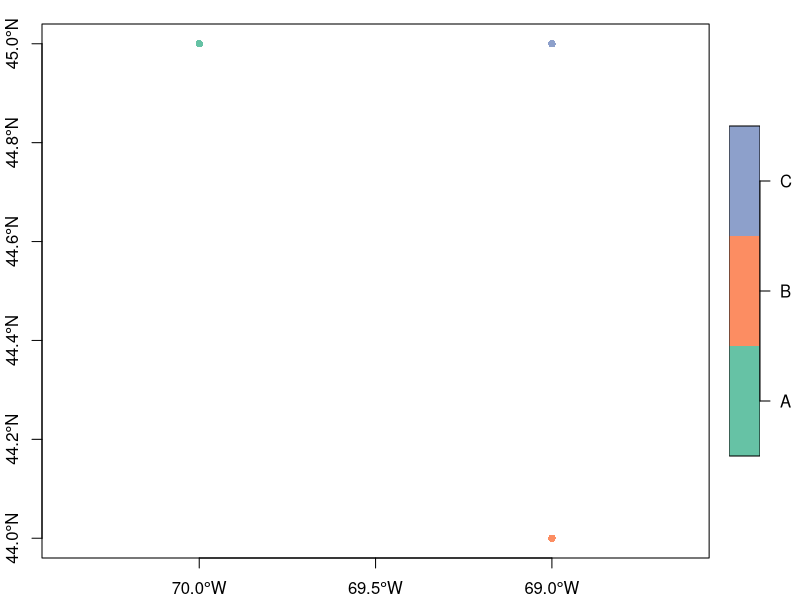
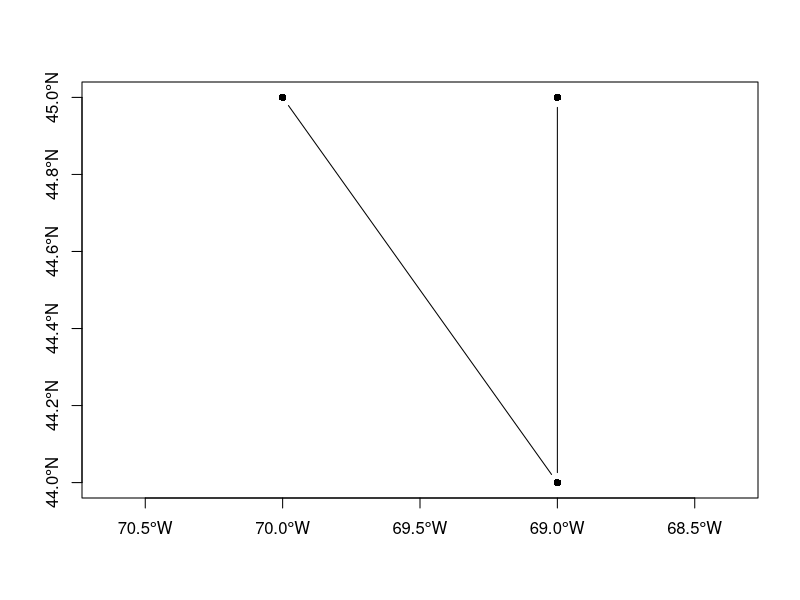
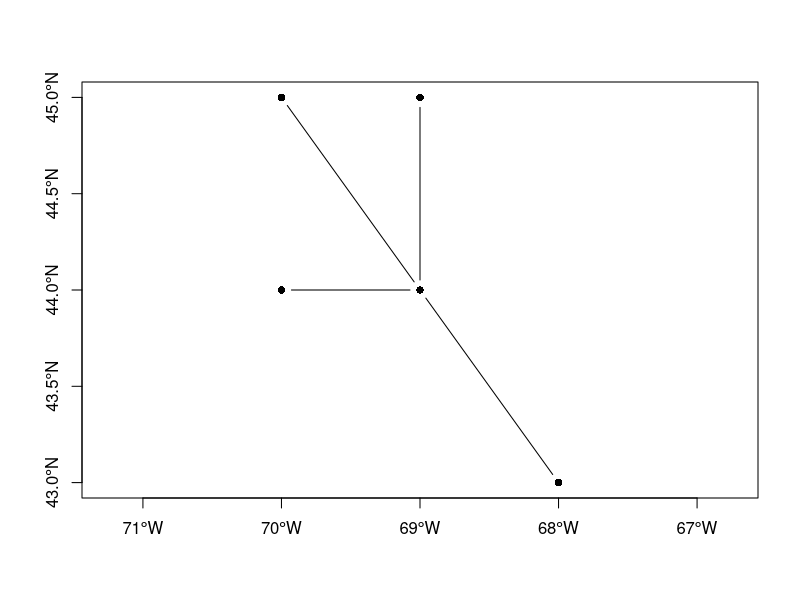
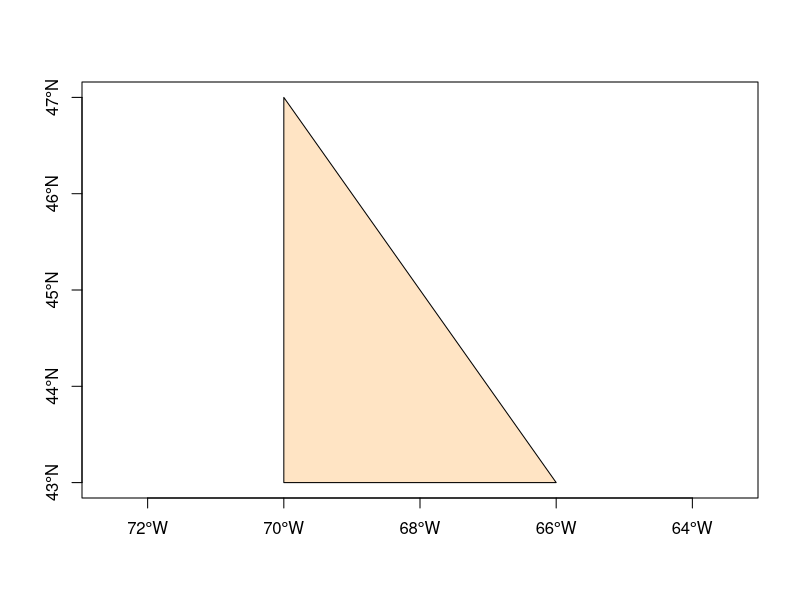
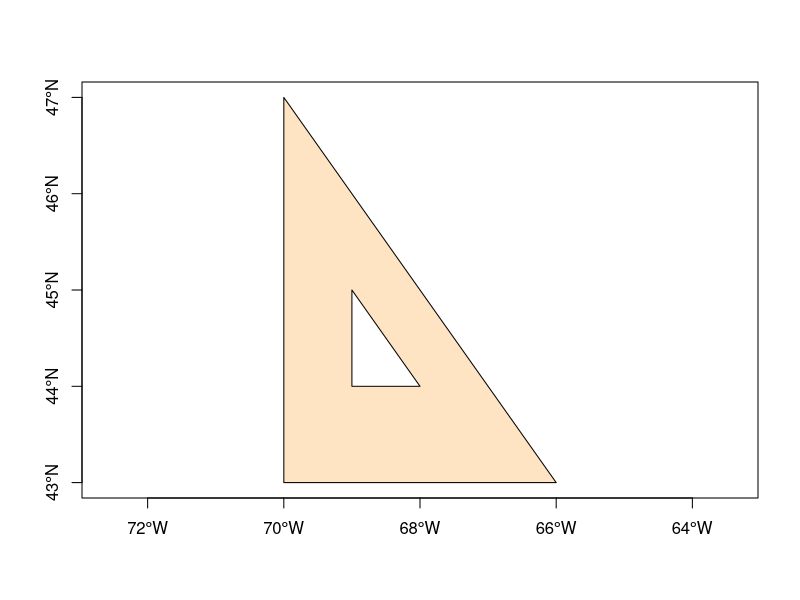
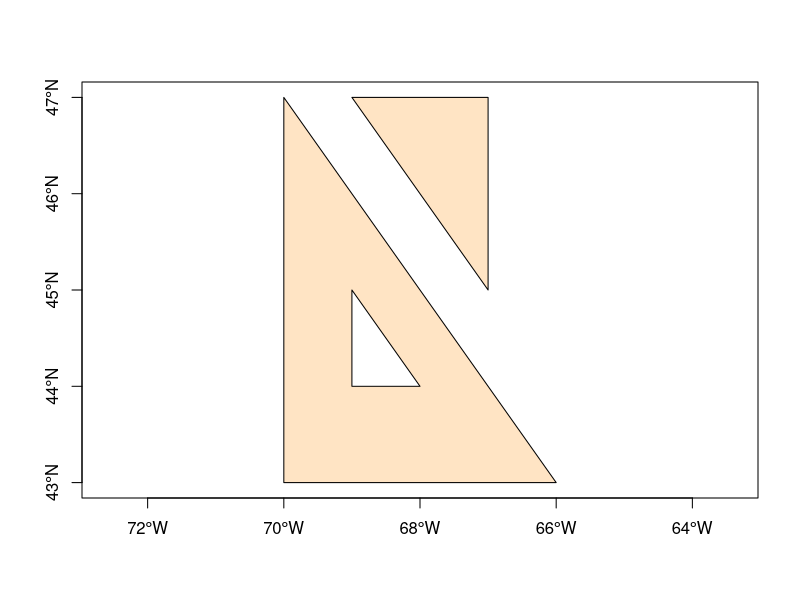
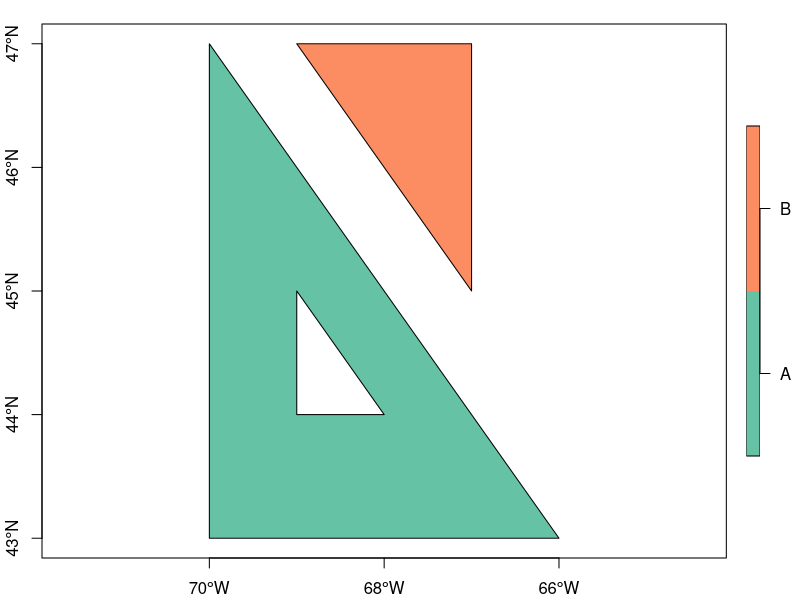
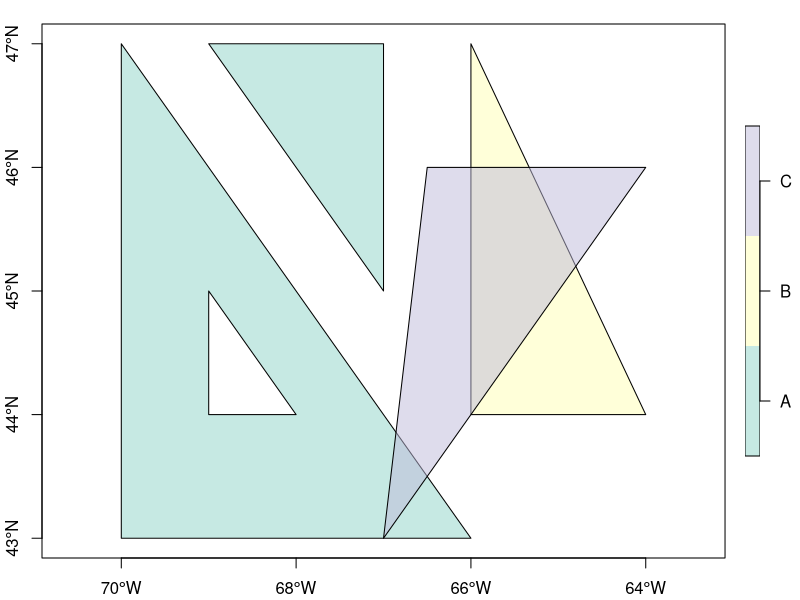

Write R code to recreate these figures, in order.
#### Anatomy of simple feature objects ####

# understand the building blocks of simple feature objects via creation of 
# point, polyline and polygon features

### Creating point 'sf' objects ####
## step 1 creating the point geometry ##
library(sf)
library(sf)
p1.sfg <- st_point(c(-70, 45)) 
p2.sfg <- st_point(c(-69, 44)) 
p3.sfg <- st_point(c(-69, 45)) 

class(p1.sfg)

# create multipoint
mp <- st_multipoint(matrix(c(-70, 45, -69, 44, -69, 45), ncol = 2, byrow = TRUE ))

## step 2 create a column of simple feature geometries ##
p.sfc <- st_sfc( list(p1.sfg, p2.sfg, p3.sfg), crs = 4326 )
class(p.sfc)
p.sfc[[2]]

## step 3 create the simple feature object ##
p.sf <- st_sf(p.sfc)
p.sf

attributes(p.sf)

# You can use the names() function to rename that column, but note that you will 
# need to re-define the geometry column in the attributes using the st_geometry() 
# function.
names(p.sf) <- "coords"
st_geometry(p.sf) <- "coords"
p.sf

## adding attributes to an sf object ##
typeof(p.sf$geom)

# assign letters to each point
p.sf$val1 <- c("A", "B", "C")

p.sf

plot(p.sf, pch = 16, axes = TRUE, main = NULL)

## adding a geometry column to an existing non-spatial dataframe ##
df <- data.frame(col1 = c("A", "B","C"))
st_geometry(df) <- p.sfc

df
# that is neat!

### Creating polyline 'sf' objects ####
# the order in which the vertices are defined matters
# the order defines each connecting line segment ends
l <- rbind( c(-70, 45), c(-69, 44), c(-69, 45) )

# create a polyline geometry object
l.sfg <- st_linestring(l)

# create a simple feature column and add reference system definition
l.sfc <- st_sfc(list(l.sfg), crs = 4326)

# finally create the simple feature object
l.sf <- st_sf(l.sfc) # all associated with a single polyline feature even though it is multipart

plot(l.sf, type = "b", pch = 16, main = NULL, axes = TRUE)

## creating branching polyline features ##
# Define coordinate pairs
l1 <- rbind( c(-70, 45), c(-69, 44), c(-69, 45) )
l2 <- rbind( c(-69, 44), c(-70, 44) )
l3 <- rbind( c(-69, 44), c(-68, 43) )

# Create simple feature geometry object
l.sfg <- st_multilinestring(list(l1, l2, l3))

# Create simple feature column object
l.sfc <- st_sfc(list(l.sfg), crs = 4326)

# Create simple feature object
l.sf <- st_sf(l.sfc)

# Plot the data
plot(l.sf, type = "b", pch = 16, axes = TRUE)


### Creating polygon 'sf' objects ####
# very interesting - the area to the left in sf objects define the area
# area to the right in shapefile objects define the area
poly1.crd <- rbind( c(-66, 43), c(-70, 47), c(-70,43),  c(-66, 43) )

# create a polygon geometry object
poly1.geom <- st_polygon( list(poly1.crd ) )

# create a simple feature column from polygon geometry
poly.sfc <- st_sfc( list(poly1.geom), crs = 4326 )

# create sf object 
poly.sf <- st_sf(poly.sfc)
poly.sf

# rename column
names(poly.sf) <- "coords"
st_geometry(poly.sf) <- "coords"
poly.sf

# plot polygon
plot(poly.sf, col = "bisque", axes = TRUE)

## create polygon with a hole ##
# Polygon 1
poly1.outer.crd <- rbind( c(-66, 43),c(-70, 47), c(-70,43), c(-66, 43) ) # Outer ring
poly1.inner.crd  <- rbind( c(-68, 44), c(-69,44), c(-69, 45), c(-68, 44) ) # Inner ring

# combine the ring coordinates into a single geometric element
poly1.geom <- st_polygon( list(poly1.outer.crd, poly1.inner.crd))

# create simple feature column object
poly.sfc <- st_sfc( list(poly1.geom), crs = 4326 )

# create the sf object
poly.sf <- st_sf(poly.sfc)

# rename coord
names(poly.sf) <- "coords"
st_geometry(poly.sf) <- "coords"
poly.sf

# plot
plot(poly.sf, col = "bisque", axes = TRUE)

### Combining polygons: singlepart features ####
# Define coordinate matrix
poly2.crd <- rbind( c(-67, 45),c(-67, 47), c(-69,47), c(-67, 45) ) 

# Create polygon geometry
poly2.geom <- st_polygon( list(poly2.crd))

# combine geometries into a single feature column
poly.sfc <- st_sfc( list(poly1.geom , poly2.geom), crs = 4326 )

# create sf object
poly.sf <- st_sf(poly.sfc)
poly.sf

# rename coords
names(poly.sf) <- "coords"
st_geometry(poly.sf) <- "coords"
poly.sf

# plot
plot(poly.sf, col = "bisque", axes = TRUE)

## adding attributes ##
poly.sf$id <- c("A", "B")
poly.sf

# plot according to ID
plot(poly.sf["id"],  axes = TRUE, main = NULL)

### Combining polygons: multipart features ####
# the multipart function groups polygons into a single list
# Create multipolygon geometry
mpoly1.sfg  <- st_multipolygon( list(
  list( poly1.outer.crd,  # Outer loop
        poly1.inner.crd), # Inner loop
  list( poly2.crd)) )     # Separate polygon

# Create simple feature column object
mpoly.sfc <- st_sfc( list(mpoly1.sfg), crs = 4326)

# Create simple feature object
mpoly.sf <- st_sf(mpoly.sfc)

mpoly.sf

### Mixing singlepart and multipart elements ####
# this is very interesting, I don't think arcgis can do this

# a multipolygon geometry can be used to store a single polygon as well
poly3.coords <- rbind( c(-66, 44), c(-64, 44), c(-66,47), c(-66, 44) )
poly4.coords <- rbind( c(-67, 43), c(-64, 46), c(-66.5,46), c(-67, 43) ) 

# note the embedded list() functions in the following code
mpoly1.sfg  <- st_multipolygon( list(
  list( poly1.outer.crd,  # Outer loop
        poly1.inner.crd), # Inner loop
  list( poly2.crd)) )     # Separate poly
mpoly2.sfg  <- st_multipolygon( list(
  list(poly3.coords)))  # Unique polygon
mpoly3.sfg  <- st_multipolygon( list(
  list(poly4.coords)) )  # Unique polygon

# create sf column object
mpoly.sfc <- st_sfc( list(mpoly1.sfg, mpoly2.sfg, mpoly3.sfg), crs = 4326)

# create sf object
mpoly.sf <- st_sf(mpoly.sfc)

# add attribute values and plot
mpoly.sf$ids <- c("A", "B", "C")
plot(mpoly.sf["ids"], axes = TRUE, main = NULL,
     pal = sf.colors(alpha = 0.5, categorical = TRUE))

# check that this does not violate sf rules
st_is_valid(mpoly.sf)

### Extracting geometry from sf object ####
# Create sfc from sf
st_geometry(mpoly.sf)

# extract coord from a single record in a WKT format
st_geometry(mpoly.sf)[[1]]

# extract coord pairs of the first element in a list format type
st_geometry(mpoly.sf)[[1]][]
